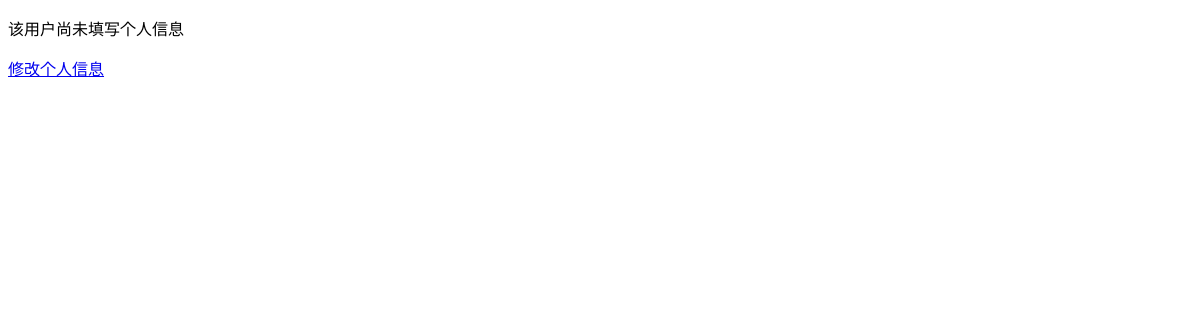
/account/showuserinfo/ (signed in), run on an earlier commit of the app's database.
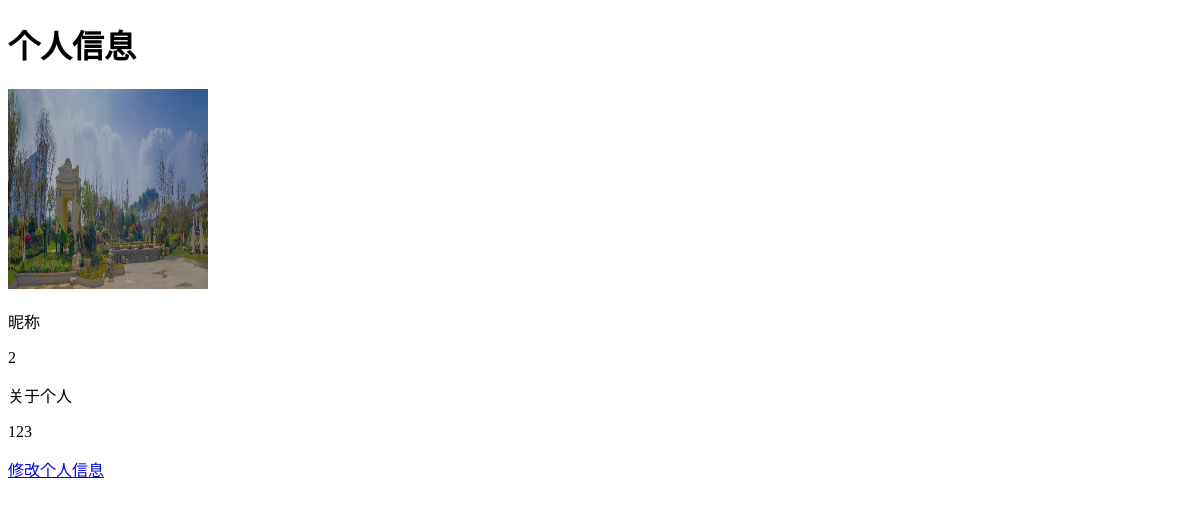
And on a later commit of the database.
### account/models.py (models this page shows, shortened)
class Userinfo(models.Model):
    user=models.ForeignKey(User,on_delete=models.DO_NOTHING,related_name="userinfo")
    nickname=models.CharField(max_length=7)
    headimg=models.ImageField(upload_to='headimg')
    tel=models.CharField(max_length=20)
    QQ=models.CharField(max_length=20)
    school=models.CharField(max_length=20)
    major=models.CharField(max_length=20)
    grade=models.CharField(max_length=10)
    aboutme=models.CharField(max_length=100)

### account/views.py (the view)
# urls.py: path('showuserinfo/',views.showuserinfo,name="showuserinfo"),
def showuserinfo(request):
    if request.session.get('username',default=None):
        context={}
        username=request.session['username']
        user=User.objects.get(username=username)
        userinfo=Userinfo.objects.filter(user=user)
        if userinfo:
            context['userinfo']=userinfo[0]
        else:
            context['error_msg']='该用户尚未填写个人信息'
        return render(request,'show_user_info.html',context)
    else:
        return redirect(reverse('login'))

### account/templates/show_user_info.html (shortened to what this page needs)
<!DOCTYPE html>
<html lang="en">
<head>
</head>
<body>
   {% if not error_msg %}
   <div class="userinfo">
       <h1>个人信息</h1>
        <div>
            <img src="{{ userinfo.headimg.url }}" height="200px" width="200px">
        </div>
       <div>
            <p>昵称</p>
            <p>{{ userinfo.nickname }}</p>
        </div>
       <div>
           <p>关于个人</p>
           {% autoescape off %}
           {{ userinfo.aboutme }}
           {% endautoescape %}
       </div>
   </div>
   {% endif %}
   <div class="error_msg">
       <p>{{ error_msg }}</p>
   </div>
   <a href="{% url 'edituserinfo' %}">修改个人信息</a>
</body>
</html>

What changed in the data, as far as the page shows it:
added Userinfo: headimg (picture), nickname "2", aboutme "123"
Also different on the page:
{{ error_msg }}: "该用户尚未填写个人信息" → (not shown)
text now shown: "个人信息 昵称 关于个人"
